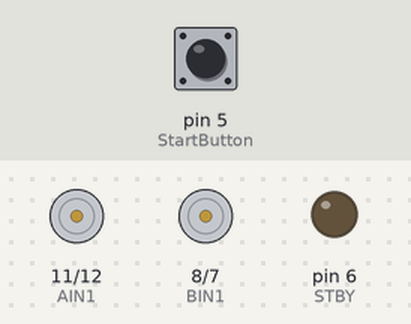
Bench run of a sketch on a simulated Arduino Uno, built with avr-gcc and run on an emulated ATmega328P. Shown: motor-driver pin pairs drawn as motors (green arrow = first pin HIGH = forward, orange = second pin HIGH = backward, longer = more drive, scaled by the enable pin, stopped while the standby pin is LOW), output pins drawn as LEDs (lit = HIGH). The inputs (shaded band) are chosen by the test bench; at power-on: pin 5 (StartButton) HIGH.

Above: at 1.2 s.
1.3 s: pin 5 (StartButton) pulled LOW for 0.15 s
At 2.7 s:
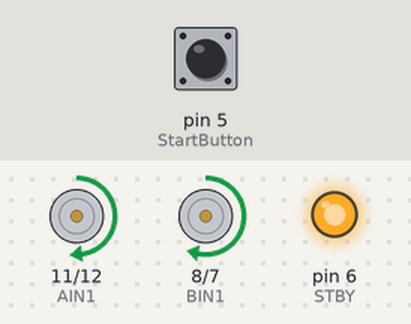
At 4.5 s:
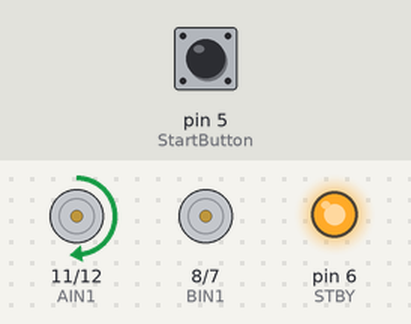
13.4 s: pin 5 (StartButton) pulled LOW for 1 s
At 28.3 s:
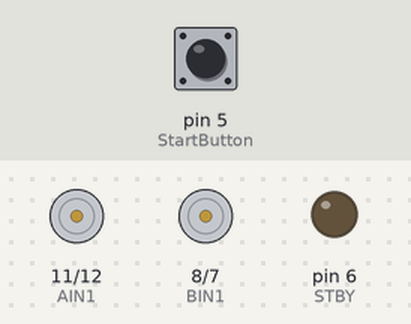
Timing chart, 0 to 28.7 s (numbered marks = the images above; inputs shaded):
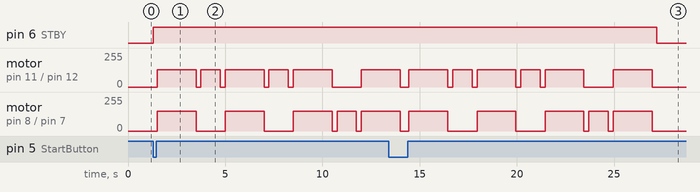

The sketch:

Lab9_Task4.ino
```cpp
//
//                        Lab9_Task4
//
//
//Name: Keaton Raymond
//Date:10/24/2019
//Class: ECE 1001-005
//
//
//Problem Statement:
//perform a series of turns using one wheel pivot turns
//
//
//              ^^^^ Algorithm ^^^^
//
//    define variables
//
//    setup function
//      initialize all variables for robot to output
//      initialize button to input
//
//    loop function
//        wait for button to be pressed
//        move both wheels forward 10 inches
//        spin the left wheel forward to turn right
//        forward then right again
//        forward
//        spin right wheel forward to turn left
//        forward
//

//name robot control pins as variables--wire the Arduino according to the following
const int AIN1 = 11;
const int AIN2 = 12;
const int PWMA = 10;
const int BIN1 = 8;
const int BIN2 = 7;
const int PWMB = 9;
const int STBY = 6;
//connect a button between ground and pin 5
const int StartButton = 5;

void setup()
{
  //assign control pins
  pinMode(AIN1, OUTPUT);
  pinMode(AIN2, OUTPUT);
  pinMode(PWMA, OUTPUT);
  pinMode(BIN1, OUTPUT);
  pinMode(BIN2, OUTPUT);
  pinMode(PWMB, OUTPUT);
  pinMode(STBY, OUTPUT);
  pinMode(StartButton, INPUT_PULLUP);
}

void loop()
{
  //waiting for button to be pressed
  while (digitalRead(StartButton) == HIGH)
  {
    digitalWrite(STBY, LOW);     //turn the motor controller standby pin to off
    delay (10);                 //delay for a few milliseconds before checking the button status again
  }

  digitalWrite(STBY, HIGH); //enable the motor controller

  delay(200);  // pause -- get ready!

  //Forward
  digitalWrite(AIN1, HIGH);
  digitalWrite(AIN2, LOW);
  digitalWrite(BIN1, HIGH);
  digitalWrite(BIN2, LOW);
  analogWrite(PWMA, 130);
  analogWrite(PWMB, 150);
  delay(2000);
  //stop
  analogWrite(PWMA, 0);
  analogWrite(PWMB, 0);
  delay(250);

  //Turn right
  digitalWrite(AIN1, HIGH);
  digitalWrite(AIN2, LOW);
  digitalWrite(BIN1, LOW);
  digitalWrite(BIN2, LOW);
  analogWrite(PWMA, 130);
  analogWrite(PWMB, 150);
  delay(1000);
  //stop
  analogWrite(PWMA, 0);
  analogWrite(PWMB, 0);
  delay(250);

  //Forward
  digitalWrite(AIN1, HIGH);
  digitalWrite(AIN2, LOW);
  digitalWrite(BIN1, HIGH);
  digitalWrite(BIN2, LOW);
  analogWrite(PWMA, 130);
  analogWrite(PWMB, 150);
  delay(2000);
  //stop
  analogWrite(PWMA, 0);
  analogWrite(PWMB, 0);
  delay(250);

  //Turn right
  digitalWrite(AIN1, HIGH);
  digitalWrite(AIN2, LOW);
  digitalWrite(BIN1, LOW);
  digitalWrite(BIN2, LOW);
  analogWrite(PWMA, 130);
  analogWrite(PWMB, 150);
  delay(1000);
  //stop
  analogWrite(PWMA, 0);
  analogWrite(PWMB, 0);
  delay(250);

  //Forward
  digitalWrite(AIN1, HIGH);
  digitalWrite(AIN2, LOW);
  digitalWrite(BIN1, HIGH);
  digitalWrite(BIN2, LOW);
  analogWrite(PWMA, 130);
  analogWrite(PWMB, 150);
  delay(2000);
  //stop
  analogWrite(PWMA, 0);
  analogWrite(PWMB, 0);
  delay(250);

  //Turn left
  digitalWrite(AIN1, LOW);
  digitalWrite(AIN2, LOW);
  digitalWrite(BIN1, HIGH);
  digitalWrite(BIN2, LOW);
  analogWrite(PWMA, 130);
  analogWrite(PWMB, 150);
  delay(1000);
  //stop
  analogWrite(PWMA, 0);
  analogWrite(PWMB, 0);
  delay(250);

  //Forward
  digitalWrite(AIN1, HIGH);
  digitalWrite(AIN2, LOW);
  digitalWrite(BIN1, HIGH);
  digitalWrite(BIN2, LOW);
  analogWrite(PWMA, 130);
  analogWrite(PWMB, 150);
  delay(2000);
  //stop
  analogWrite(PWMA, 0);
  analogWrite(PWMB, 0);
  delay(250);
}
```

Measured:
- after the input at 1.3 s, pin 6 (STBY): LOW → HIGH at once; motor on pin 11 (AIN1) / pin 12 (AIN2): stopped → forward 130/255 after 0.20 s, then repeats every 3.5 s: stopped 0.25 s, forward 130/255 1.0 s, stopped 0.25 s, forward 130/255 2.0 s
- after the input at 13.4 s, pin 6 (STBY): HIGH → LOW after 13.8 s instead of 0.85 s
